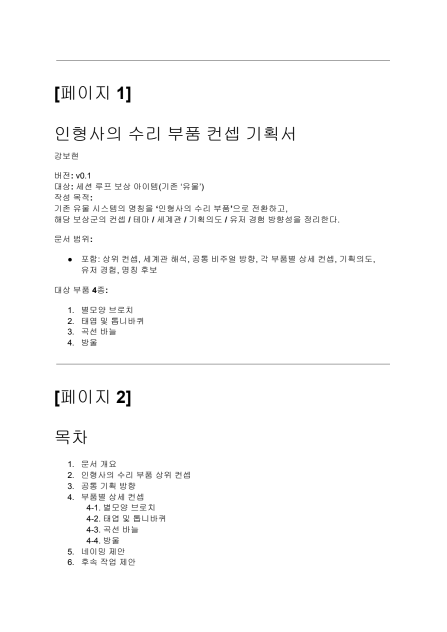
#> input picture tmp/pdfs/repair_parts_source/page-01.png, 894 x 1263 px, given in place of page-07.png, which was not available (shown at 1/2 size)
$ python crop_references.py
#> lines starting #> are read from the running program, lines starting #| are printed output that depends on the picture; pictures that were not available may be replaced by others from this repository, and a replacement may not be noted
from pathlib import Path

from PIL import Image


ROOT = Path(r"C:\NHN AI\godot-pinball-pjt\tmp\pdfs\repair_parts_source")
BOXES = {
	7: (73.5, 69.7, 279.8, 378.7),
	9: (73.5, 148.4, 297.0, 371.9),
	11: (73.5, 96.0, 269.3, 276.7),
	13: (73.5, 148.4, 247.5, 322.4),
}


def main() -> None:
	for page_number, box in BOXES.items():
		with Image.open(ROOT / f"page-{page_number:02d}.png") as page:
#> page is the input picture: PIL image 894x1263 RGB; min 0, max 255, mean 251.3
			scale_x = page.width / 596.0
#> scale_x = 1.5
			scale_y = page.height / 842.0
#> scale_y = 1.5
			crop_box = (
				int(box[0] * scale_x),
				int(box[1] * scale_y),
				int(box[2] * scale_x),
				int(box[3] * scale_y),
			)
#> crop_box = (110, 104, 419, 568)
			crop = page.crop(crop_box).convert("RGB")
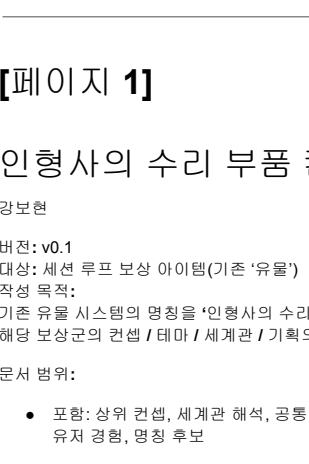
#> crop: PIL image 309x464 RGB; min 0, max 255, mean 242.9
			crop.thumbnail((260, 320), Image.Resampling.LANCZOS)
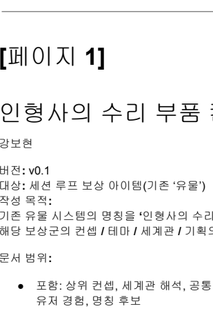
#> crop: PIL image 213x320 RGB; min 0, max 255, mean 242.2
			crop.save(ROOT / f"reference-{page_number}.jpg", quality=45, optimize=True)
#> pass 2 of the loop in main, `for page_number, box in BOXES.items():`:
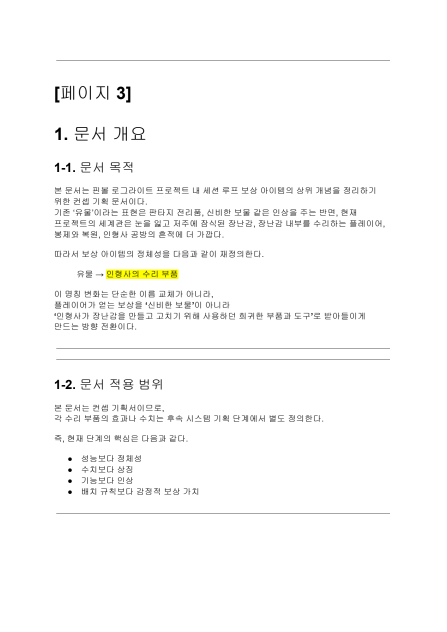
#> input picture tmp/pdfs/repair_parts_source/page-02.png, 894 x 1263 px, given in place of page-09.png, which was not available (shown at 1/2 size)
#> in main, page is the input picture: PIL image 894x1263 RGB; mean R, G, B 250.4, 250.4, 249.9
#> in main, `crop = page.crop(crop_box).convert("RGB")`:
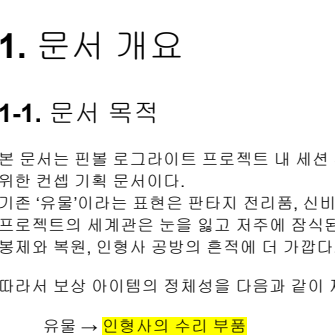
#> crop: PIL image 335x335 RGB; mean R, G, B 240.2, 240.2, 235.1
#> in main, `crop.thumbnail((260, 320), Image.Resampling.LANCZOS)`:
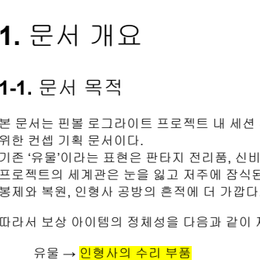
#> crop: PIL image 260x260 RGB; mean R, G, B 239.4, 239.4, 234.3


if __name__ == "__main__":
#> (the run stopped early here; a loop or call above may not have finished)
